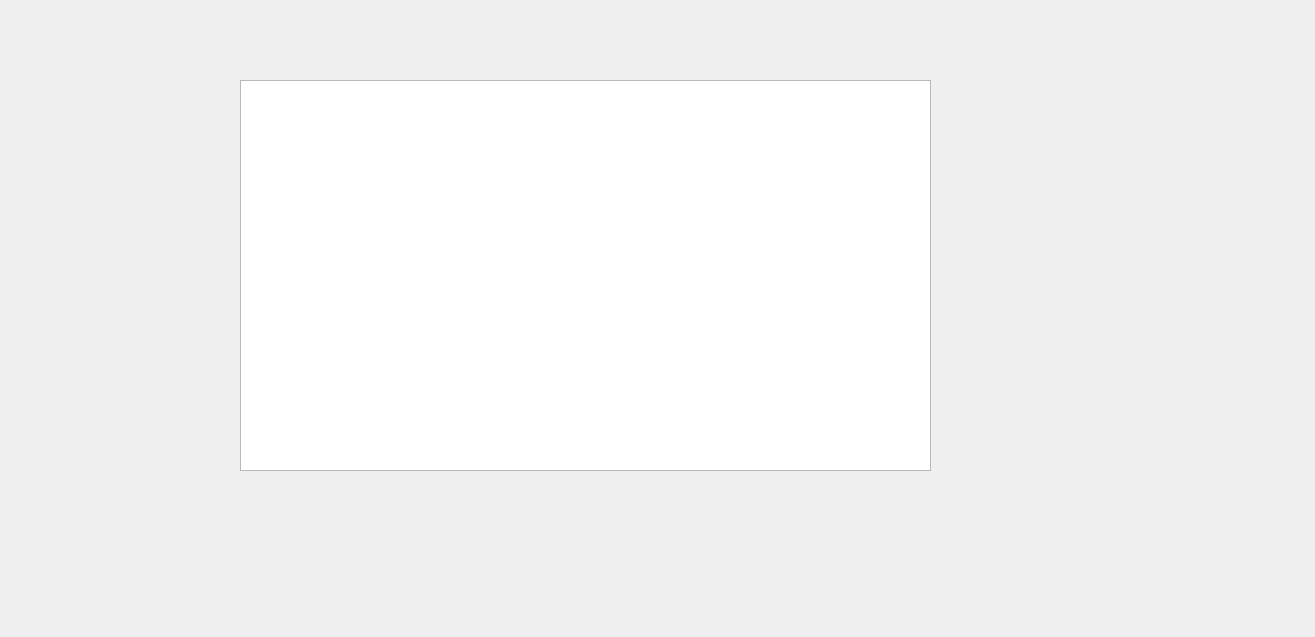
<?xml version="1.0" encoding="UTF-8"?>
<ui version="4.0">
 <class>Form</class>
 <widget class="QWidget" name="Form">
  <property name="geometry">
   <rect>
    <x>0</x>
    <y>0</y>
    <width>1315</width>
    <height>637</height>
   </rect>
  </property>
  <property name="windowTitle">
   <string>Form</string>
  </property>
  <widget class="QWidget" name="horizontalLayoutWidget">
   <property name="geometry">
    <rect>
     <x>240</x>
     <y>80</y>
     <width>691</width>
     <height>391</height>
    </rect>
   </property>
   <layout class="QHBoxLayout" name="horizontalLayout">
    <item>
     <widget class="QPlainTextEdit" name="plainTextEdit"/>
    </item>
   </layout>
  </widget>
 </widget>
 <resources/>
 <connections/>
</ui>
